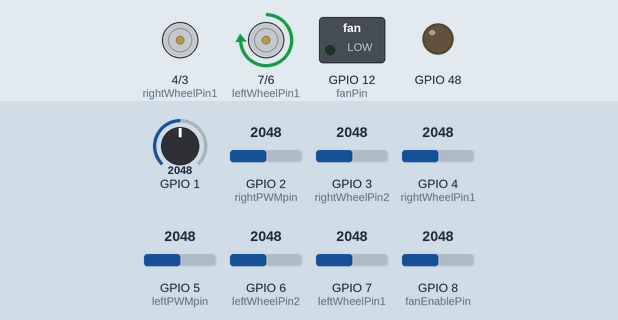
This sketch was run on a simulated ESP32-S3. Parts: motor-driver pin pairs drawn as motors (green arrow = first pin HIGH = forward, orange = second pin HIGH = backward, longer = more drive, scaled by the enable pin), switched loads named in the sketch (green lamp = pin HIGH), output pins drawn as LEDs (lit = HIGH). The inputs (shaded band) are chosen by the test bench; at power-on: GPIO 7 (leftWheelPin1) = 2048, GPIO 1 = 2048, GPIO 2 (rightPWMpin) = 2048, GPIO 8 (fanEnablePin) = 2048, GPIO 4 (rightWheelPin1) = 2048, GPIO 6 (leftWheelPin2) = 2048, GPIO 3 (rightWheelPin2) = 2048, GPIO 5 (leftPWMpin) = 2048. Pins used as bus, display or sensor lines are not drawn.

Above: at 16.2 s.
16.3 s: GPIO 7 (leftWheelPin1) set to 2055
At 17.0 s:
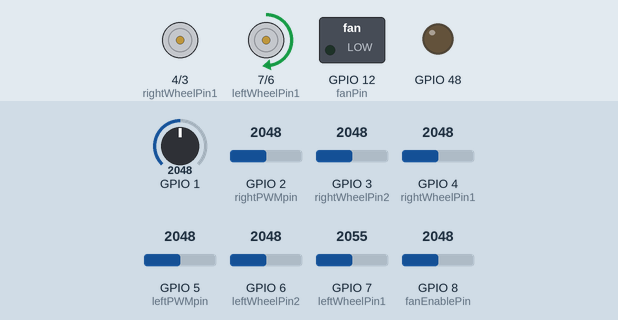
17.8 s: GPIO 1 set to 2866
At 18.3 s:
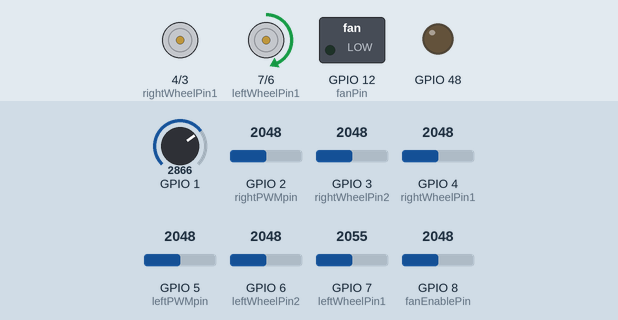
19.3 s: GPIO 2 (rightPWMpin) set to 2866
At 20.8 s:
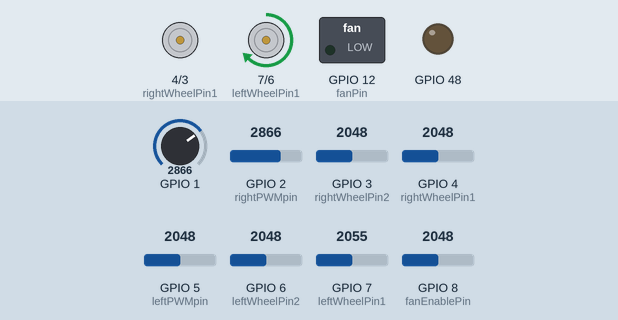
22.3 s: GPIO 8 (fanEnablePin) set to 122
At 22.6 s:
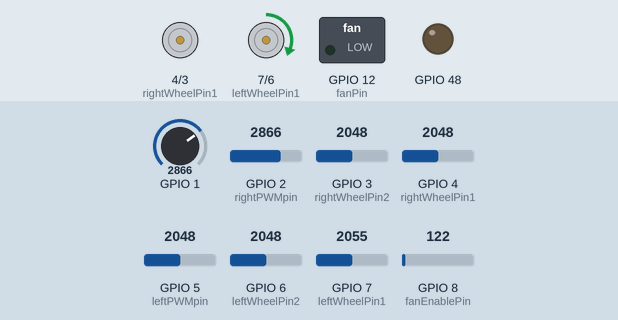
23.8 s: GPIO 4 (rightWheelPin1) set to 2866
At 25.0 s:
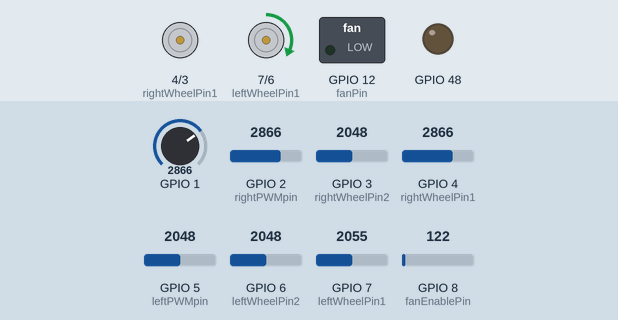
25.3 s: GPIO 6 (leftWheelPin2) set to 122
At 26.2 s:
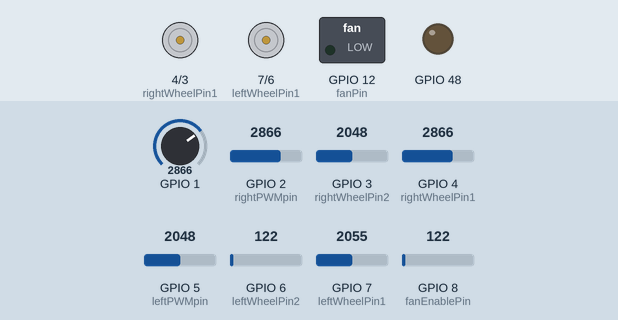
Timing chart, 0 to 27.8 s (numbered marks = the images above; inputs shaded):
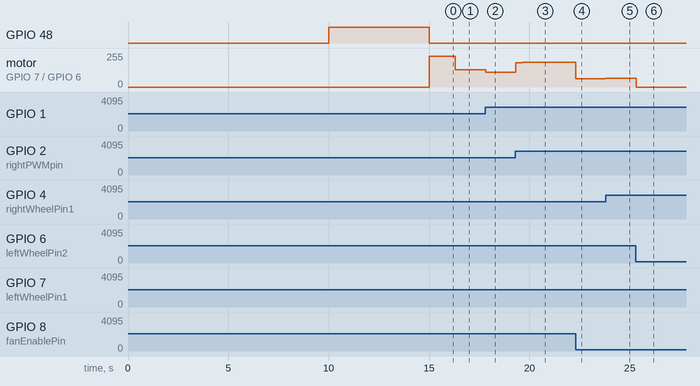

The sketch:

lineFollowingRobot.ino
```cpp
/* References
  QTR sensor: https://github.com/pololu/qtr-sensors-arduino/blob/master/examples/QTRAExample/QTRAExample.ino


*/

#define core0 0
#define core1 1

#include "motorclass.hpp"
#include "comms.hpp"
#include "PID.hpp"
//#include "DShotRMT.h"

#include <QTRSensors.h>
//#include <BLEDevice.h>
//#include <BLEUtils.h>
//#include <BLEServer.h>

#include <esp_task_wdt.h>


// Motors //////////////////////////////////////////////////////////////////////////////////////////////////
const uint8_t leftWheelPin1 = 7;
const uint8_t leftWheelPin2 = 6;
const uint8_t leftPWMpin = 5;

const uint8_t rightWheelPin1 = 4;
const uint8_t rightWheelPin2 = 3;
const uint8_t rightPWMpin = 2;

uint8_t maxMotorSpeed = 230; //60
motorclass_h::motor left(leftWheelPin1, leftWheelPin2, leftPWMpin, maxMotorSpeed);
motorclass_h::motor right(rightWheelPin1, rightWheelPin2, rightPWMpin, maxMotorSpeed);

// Dshot //////////////////////////////////////////////////////////////////////////////////////////////////
const uint8_t fanPin = 12;
const uint8_t fanEnablePin = 8;
//const auto DSHOT_MODE = DSHOT300;
const auto FAILSAFE_THROTTLE = 999;
const auto INITIAL_THROTTLE = 48;

// Initialize a DShotRMT object for the motor
//DShotRMT motor01(fanPin, RMT_CHANNEL_0);

// Global non constant variables ////////////////////////////////////////////////////////////////////////////////
//short output = 0;
bool stop = false;

/*
// BLE stuff ////////////////////////////////////////////////////////////////////////////////
#define SERVICE_UUID        "4fafc201-1fb5-459e-8fcc-c5c9c331914b"
#define CHARACTERISTIC_UUID "beb5483e-36e1-4688-b7f5-ea07361b26a8"


class MyCallbacks: public BLECharacteristicCallbacks {
    void onWrite(BLECharacteristic *pCharacteristic) {
      std::string value = pCharacteristic->getValue();

      if (value.length() > 0) {
        //Serial.println("*********");
        //Serial.print("New value: ");
        //for (int i = 0; i < value.length(); i++)
          //Serial.print(value[i]);
        if(value == "kill"){
          stop = true;
          //Serial.println(stop);
          //Serial.println("\n\n\nded\n\n\n");
        }
      }
    }
};
*/

void setup() {
  //motorclass_h::motor_calibration leftCalibrate(leftWheelPin1, leftWheelPin2, leftPWMpin);
  //motorclass_h::motor_calibration rightCalibrate(rightWheelPin1, rightWheelPin2, rightPWMpin);

  //Serial.begin(9600);
  // BLE ////////////////////////////////////////////////////////////////////////////////
  /*
  BLEDevice::init("MyESP32");
  BLEServer *pServer = BLEDevice::createServer();

  BLEService *pService = pServer->createService(SERVICE_UUID);

  BLECharacteristic *pCharacteristic = pService->createCharacteristic(
                                         CHARACTERISTIC_UUID,
                                         BLECharacteristic::PROPERTY_READ |
                                         BLECharacteristic::PROPERTY_WRITE
                                       );

  pCharacteristic->setCallbacks(new MyCallbacks());

  pCharacteristic->setValue("Hello World");
  pService->start();

  BLEAdvertising *pAdvertising = pServer->getAdvertising();
  pAdvertising->start();
*/
  // Motors ////////////////////////////////////////////////////////////////////////////////
  pinMode(leftWheelPin1, OUTPUT);
  pinMode(leftWheelPin2, OUTPUT);
  pinMode(leftPWMpin, OUTPUT);

  pinMode(rightWheelPin1, OUTPUT);
  pinMode(rightWheelPin2, OUTPUT);
  pinMode(rightPWMpin, OUTPUT);

  pinMode(fanPin, OUTPUT);
  pinMode(fanEnablePin, OUTPUT);


  // QTR sensors ////////////////////////////////////////////////////////////////////////////////
  using PID_HPP_::qtr;
  const uint8_t SensorCount = 8;
  uint16_t sensorValues[SensorCount];
  uint16_t position;  // 0-7000

  qtr.setTypeAnalog();
  qtr.setSensorPins((const uint8_t[]){  A0, A1, A2, A3, A4, A5, A6, A7 }, SensorCount);
  qtr.setEmitterPin(2);

  delay(10000); //
  pinMode(LED_BUILTIN, OUTPUT);
  digitalWrite(LED_BUILTIN, HIGH);  // turn on Arduino's LED to indicate we are in calibration mode


  // analogRead() takes about 0.1 ms on an AVR.
  // 0.1 ms per sensor * 4 samples per sensor read (default) * 6 sensors
  // * 10 reads per calibrate() call = ~24 ms per calibrate() call.
  // Call calibrate() 400 times to make calibration take about 10 seconds.

  /*for (uint16_t i = 0; i < 400; i++){
    qtr.calibrate();
  }*/
  for (uint16_t i = 0; i < 100; i++)
  {
    //leftCalibrate.drive(50);
    //rightCalibrate.drive(-50);
    qtr.calibrate();
    //leftCalibrate.drive(-50);
    //rightCalibrate.drive(50);
    qtr.calibrate();
  }

  //leftCalibrate.drive(0);
  //rightCalibrate.drive(0);

  digitalWrite(LED_BUILTIN, LOW); // turn off Arduino's LED to indicate we are through with calibration


/*
  // print the calibration minimum values measured when emitters were on
  Serial.begin(9600);
  for (uint8_t i = 0; i < SensorCount; i++)
  {
    Serial.print(qtr.calibrationOn.minimum[i]);
    Serial.print(' ');
  }
  Serial.println();

  // print the calibration maximum values measured when emitters were on
  for (uint8_t i = 0; i < SensorCount; i++)
  {
    Serial.print(qtr.calibrationOn.maximum[i]);
    Serial.print(' ');
  }
  Serial.println();
  Serial.println();
  delay(1000);
*/

  // DSHOT
  //digitalWrite(fanEnablePin, HIGH);
  //motor01.begin(DSHOT_MODE);


 /*
  xTaskCreatePinnedToCore(
    TaskBlink, "Task Blink"  // A name just for humans
    ,
    2048  // The stack size can be checked by calling `uxHighWaterMark = uxTaskGetStackHighWaterMark(NULL);`
    ,
    (void *)&blink_delay  // Task parameter which can modify the task behavior. This must be passed as pointer to void.
    ,
    2  // Priority
    ,
    NULL  // Task handle is not used here - simply pass NULL
    ,
    CORE_0  // Core on which the task will run
  );
*/
  //Serial.print("running on core ");
  //Serial.println(xPortGetCoreID());
  //Serial.println("ready");
  esp_task_wdt_init(600, false);
  xTaskCreatePinnedToCore(car, "PID control", 2048, nullptr, 2, NULL, core0);
 // xTaskCreatePinnedToCore(comms, "BLE?", 2048, (void *)pCharacteristic, 2, NULL, core1);
}


void loop() { // unused since each core will be operating indepently
}


// Core loops //////////////////////////////////////////////////////////////////////////////////////////////////
void car(void *pvParameters){ // reads inputs, calculates PD control, and sends motor signals
  PID_HPP_::loopPID(stop, left, right, maxMotorSpeed);
}


//void comms(void *pvParameters) { // sends communication info over BLE
//   COMMS_HPP_::loopComms(stop, /*motor01,*/ (BLECharacteristic*)pvParameters);
//}
```

PID.hpp
```cpp
#include "esp32-hal.h"
#include <stdint.h>
#include "Arduino.h"
#include <cmath>
//#include <stdint.h>
// PID loop controls
#ifndef PID_HPP_
#define PID_HPP_

#include "comms.hpp"
#include "motorclass.hpp"
#include <QTRSensors.h>
#include "motorclass.hpp"

// QT sensors setup //////////////////////////////////////////////////////////////////////////////////////////////////
QTRSensors qtr;
const uint8_t SensorCount = 8;
uint16_t sensorValues[SensorCount];
uint16_t position;  // 0-7000


// PID SETUP //////////////////////////////////////////////////////////////////////////////////////////////////


int output = 0;   // The output value of the controller to be converted to a ratio for turning
short error = 0;  // Setpoint minus measured value
// *******************************************
const float Kp = 1.;  //  .4 //Proportional constant
const float Ki = .001;  //.09 // Integral constant
const float Kd = 6.5 ;  // 4.// Derivative constant
// *******************************************
bool clamp = 1;     // = 0 if we are not clamping and = 1 if we are clamping
bool iClamp = 1;        // Prevents integral windup.  If 0 then continue to add to integral
bool signsEqual;    // = 1 if error and output have the same sign
float iError = 0.;  // Integral of error
float dError = 0;
float prevError1 = 0;
float prevError2 = 0;

int currentTime = 500;
int previousTime = 0;
float timeDiff = 1;

// Line follower Motor Control **************************************************************************************

int motorNominalSpeed;  // 0 to 255
int calculatedTurnSpeed;

float sensingRatio;
float turnRatio;

int setpoint = 3500;  // sets target position for controller. Theoretically middle of bot


//ACCEL STUFF
unsigned long turnTime_ACC;
int turnTime_PRE = 350;
bool accelONS;
unsigned long accelTime_ACC;
int accelTime_PRE = 100; // acceleration time
bool longStraight;
bool okToAccel;

// Functions prototypes //////////////////////////////////////////////////////////////////////////////////////////////////////////////////////////////////////////////////////

// PID ////////////////////////////////////////////////////////////////
void calcPID(motorclass_h::motor &left, motorclass_h::motor &right); // Takes in error and calculates P,I,and D values for desire output
void calcError(motorclass_h::motor &left, motorclass_h::motor &right);  // Calculates difference from setpoint
                                                                        // Includes protection from losing line
                                                                        // inside calcPID
void calcIntegral();  // PID integral calculation
                      // Inside calcPID
void calcDerivative(); // PID Derivative calculation
                       // Inside calcPID
void updateOutput(motorclass_h::motor &left, motorclass_h::motor &right); // Calculates motor ratio for turning and sends output to motors

// Helper functions ////////////////////////////////////////////////////////////////
//void updateTime(); // Updates controller time for calcIntegral and calcDerivative
bool checkIfLost(); // checks sensor values to see if line is lost
                    // Runs inside of calcError();
float turnCurve(const float& ratio, const uint8_t& speed); // output turn curve
// Misc ////////////////////////////////////////////////////////////////
void killSwitch(bool&, motor&, motor&); // Locks program into infinite loop to let us retrieve the bot


// Main loop ///////////////////////////////////////////////////////////////////////////////////////////////////////////////////////////////////////////////////////////////
void loopPID(bool &stop, motorclass_h::motor &left, motorclass_h::motor &right, uint8_t &maxMotorSpeed) {
  ////Serial.println("car");

  motorNominalSpeed = maxMotorSpeed;

  left.direction(true);
  right.direction(true);

  while (true) {
    //updateTime();
    ////Serial.println(timeDiff);
    currentTime = millis();
    if(currentTime - previousTime >= timeDiff){
      calcPID(left,right);
      //Serial.println(output);
      ////Serial.println("After PID");
      updateOutput(left,right);
      //Serial.println("After out");
      previousTime = currentTime;
      //Serial.flush();
    }
    //delay(1);

    if (stop)
      killSwitch(stop, left, right);
  }
}


// Functions //////////////////////////////////////////////////////////////////////////////////////////////////

void calcPID(motorclass_h::motor &left, motorclass_h::motor &right){ // Runs through P code, I code, and D code and generates an output signal
  calcError(left, right);
  //Serial.println(error);
  calcIntegral();
  calcDerivative();
  ///// CALC. OUTPUT /////////////////////////////////////////////////////////////////////////////////////////////////

    output = Kp * error + Ki * iError + Kd * dError;  // Calculate Output Command

    // Clamp output from 0 to 255 // For use with integrator clamping
    if (output > 500 || output < -500) {
      clamp = 1;

    } else {

      clamp = 0;
    }
}


void calcError(motorclass_h::motor &left, motorclass_h::motor &right){
  // Error calc ///////////////////////////////////////////////////////////////////
    //Serial.println("error");
    position = qtr.readLineBlack(sensorValues);

/*
    while(checkIfLost()){ // Finding line again if lost
      //Serial.println("lost line");
      if(prevError1 > 0){       //Turn left if the line was to the left before
        left.speed(0);
        right.speed(right.maxSpeed() >> 1); // multiply by 3 shift right 1 (divide by 2)
      }
      else{// turn right
        right.speed(0);
        left.speed(left.maxSpeed() >> 1);
      }
      left.outputToDrive();
      right.outputToDrive();
      position = qtr.readLineBlack(sensorValues);
    }*/
    error = setpoint - position;
} // inside PID

void calcIntegral(){
  ///// INTEGRAL ///////////////////////////////////////////////////////////////////////////////////////////////////
    // Stop adding error for integral when output is clamped signs match for current error and accumulated error
    //Serial.println("integral");
    if (clamp == 1 && ((error >= 0 && output >= 0) || (error <= 0 && output <= 0))) {

      iClamp = 1;  // variable to tell if we need to stop adding to iError

    } else {
      iClamp = 0;
    }

    // Evaluate Integral of PI Controller unless we need to clamp it
    if (iClamp == 0) {

      iError += error * ( timeDiff * .01);

    } else {

      //stop adding error
    }

} // inside PID

void calcDerivative(){
  //Serial.println("Derivative");
  ///// DERIVATIVE ///////////////////////////////////////////////////////////////////////////////////////////////////
    // Calculate Derivative
    dError = (error - prevError2) / (2 * timeDiff * .01);

    if(dError > 1000)
      dError = 1000;
    else if(dError < -1000)
      dError = -1000;

    prevError2 = prevError1;
    prevError1 = error;
} // inside PID

/*
void updateTime(){
  previousTime = currentTime;
  currentTime = millis();
  timeDiff = ceil(currentTime - previousTime);
}
*/

void updateOutput(motorclass_h::motor &left, motorclass_h::motor &right){
  ///// ROBOT TURNING //////////////////////////////////////////////////////////////////////////////////////////////////
    //  NEW CODE FOR LINE FOLLOWER ************************************************************************
    //Serial.println("Output");
    // set motor direction and nominal speed (must be 8 bit integers)
    right.speed(motorNominalSpeed);
    left.speed(motorNominalSpeed);


    if (output < 0) {
      // if robot is left of line

      // Calculate sensing ratio
      sensingRatio = (-1 * output) / 1000.;

      // calculate turn speed , calculate turn ratio, and truncate data to 8 bit integer
      turnRatio = 1. - sensingRatio; // 0.-1.

      if(turnRatio > .6){
        right.speed(int(turnCurve(turnRatio, motorNominalSpeed)));
        left.speed(int(turnCurve(turnRatio, motorNominalSpeed) + .4 * motorNominalSpeed));

        //right.speed(round(right.maxSpeed() * 1 / 2) * turnRatio);
        //left.speed(left.maxSpeed() * 1 / 2);
      }
      /*else if(turnRatio > .7){
        right.speed(round(right.maxSpeed() * 2 / 3) * turnRatio);
        left.speed(left.maxSpeed() * 2 / 3);
      }
      else if(turnRatio > .6){
        right.speed(round(right.maxSpeed() * 3 / 4) * turnRatio);
        left.speed(left.maxSpeed() * 3 / 4);
      }*/
      else{
       calculatedTurnSpeed = motorNominalSpeed * turnRatio;
        // set speed of right motor to execute turn
        right.speed(calculatedTurnSpeed);
        }

    } else if (output > 0) {
      // if robot is right of line

      // Calculate sensing ratio
      sensingRatio = (1 * output) / 1000.;

      // calculate turn speed , calculate turn ratio, and truncate data to 8 bit integer
      turnRatio = 1. - sensingRatio;


      if(turnRatio > .6){
        left.speed(int(turnCurve(turnRatio, motorNominalSpeed)));
        right.speed(int(turnCurve(turnRatio, motorNominalSpeed) + .4 * motorNominalSpeed));

        //left.speed(round(left.maxSpeed() * 1 / 2) * turnRatio);
        //right.speed(right.maxSpeed() * 1 / 2);
      }
      /*else if(turnRatio > .7){
        left.speed(round(left.maxSpeed() * 2 / 3) * turnRatio);
        right.speed(right.maxSpeed() * 2 / 3);
      }
      else if(turnRatio > .6){
        left.speed(round(left.maxSpeed() * 3 / 4) * turnRatio);
        right.speed(right.maxSpeed() * 3 / 4);
      }*/
      else{
        calculatedTurnSpeed = motorNominalSpeed * turnRatio;
        //Serial.println(turnRatio);
        // set speed of left motor to execute turn
        left.speed(calculatedTurnSpeed);
      }
    } else{
      left.speed(motorNominalSpeed);
      right.speed(motorNominalSpeed);
    }

/*
    if(turnRatio > .6){ // Going Through Turns
      turnTime_ACC = currentTime;
      accelONS = true;
    }else if(accelONS && longStraight){ //Start Accel Timer
        accelTime_ACC = currentTime;
        accelONS = false; // Oneshot to start timer
    }

    longStraight = ( currentTime - turnTime_ACC ) > turnTime_PRE;
    okToAccel = (currentTime - accelTime_ACC < accelTime_PRE);

    if (longStraight && okToAccel ){ // Accelerating
        left.speed(255);
        right.speed(255);
    }
*/

    // Output to drive

    right.outputToDrive();
    left.outputToDrive();
}

bool checkIfLost(){
  return ((sensorValues[0]>=980) &&
          (sensorValues[1]>=980) &&
          (sensorValues[2]>=980) &&
          (sensorValues[3]>=980) &&
          (sensorValues[4]>=980) &&
          (sensorValues[5]>=980) &&
          (sensorValues[6]>=980) &&
          (sensorValues[7]>=980)); };

float turnCurve(const float& ratio, const uint8_t& speed){
  return .9 * speed * sin(5 * ratio - 1) / (2 * ratio) + .5 * speed;
}


void killSwitch(bool &stop, motor &left, motor &right) {
  while (stop) {  // There's some infinite loop protection so I have to fight it like this
    left.brake();
    right.brake();
    right.outputToDrive();
    left.outputToDrive();
    digitalWrite(LED_BUILTIN, HIGH);
    ////Serial.print("dead");
    delay(100000000);
  }
}

#endif  // PID_HPP_
```

Source omitted: comms.hpp (701 bytes), motorclass.cpp (1654 bytes), motorclass.hpp (2171 bytes)

Measured:
- the behaviour switches between 2054 and 2055 on GPIO 7 (leftWheelPin1) (found by bisection; images 0 and 1)
- after the input at 16.3 s, motor on GPIO 7 (leftWheelPin1) / GPIO 6 (leftWheelPin2): forward 230/255 → forward 128/255 at once
- after the input at 17.8 s, motor on GPIO 7 (leftWheelPin1) / GPIO 6 (leftWheelPin2): forward 128/255 → forward 111/255 at once
- after the input at 19.3 s, motor on GPIO 7 (leftWheelPin1) / GPIO 6 (leftWheelPin2): forward 111/255 → forward 183/255 at once, → forward 184/255 0.37 s later, → forward 185/255 2.5 s later
- after the input at 22.3 s, motor on GPIO 7 (leftWheelPin1) / GPIO 6 (leftWheelPin2): forward 185/255 → forward 63/255 at once
- after the input at 23.8 s, motor on GPIO 7 (leftWheelPin1) / GPIO 6 (leftWheelPin2): forward 63/255 → forward 65/255 at once
- after the input at 25.3 s, motor on GPIO 7 (leftWheelPin1) / GPIO 6 (leftWheelPin2): forward 65/255 → stopped at once
